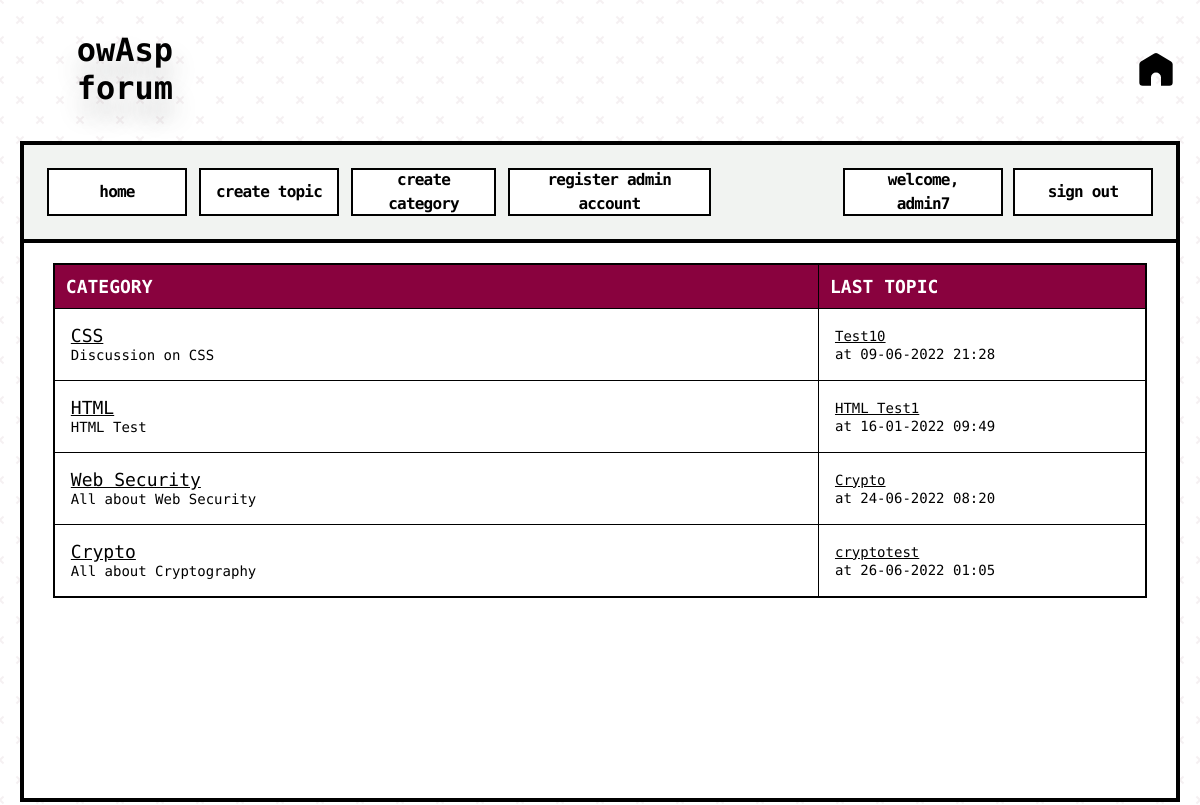
/forum/index.php (signed in), run on the app's committed database.
### tables this page shows
CREATE TABLE `categories` (
  `cat_id` int(8) NOT NULL,
  `cat_name` varchar(255) NOT NULL,
  `cat_description` varchar(255) NOT NULL
);

CREATE TABLE `topics` (
  `topic_id` int(8) NOT NULL,
  `topic_subject` varchar(255) NOT NULL,
  `topic_date` datetime NOT NULL,
  `topic_cat` int(8) NOT NULL,
  `topic_by` int(8) NOT NULL
);

### forum/index.php (the view, shortened to what this page needs)
<?php
include 'database.php';
include 'header.php';
$sql = "SELECT
			categories.cat_id,
			categories.cat_name,
			categories.cat_description,
			COUNT(topics.topic_id) AS topics
		FROM
			categories
		LEFT JOIN
			topics
		ON
			topics.topic_id = categories.cat_id
		GROUP BY
			categories.cat_id, categories.cat_name, categories.cat_description";
$result = mysqli_query($connect_database, $sql);
if(!$result)
{
	echo '<br><font style="font-size: 14px;">The categories could not be displayed, please try again later.</font><br><br>';
}
else
{
	if(mysqli_num_rows($result) == 0)
	{
		echo '<br><font style="font-size: 14px;">No categories defined yet.</font><br><br>';
	}
	else
	{
		echo '<table border="1">
			  <tr>
				<th>CATEGORY</th>
				<th>LAST TOPIC</th>
			  </tr>';
		while($row = mysqli_fetch_assoc($result))
		{
			echo '<tr>';
				echo '<td class="leftpart">';
					echo '<font style="font-size: 18px;"><a href="category.php?id=' . $row['cat_id'] . '">' . stripslashes($row['cat_name']) . '</a></font><br><font style="font-size: 14px;">' . stripslashes($row['cat_description']) . '</font>';
				echo '</td>';
				echo '<td class="rightpart">';
					$topicsql = "SELECT
									topic_id,
									topic_subject,
									topic_date,
									topic_cat
								FROM
									topics
								WHERE
									topic_cat = " . $row['cat_id'] . "
								ORDER BY
									topic_date
								DESC
								LIMIT
									1";
					$topicsresult = mysqli_query($connect_database, $topicsql);
					if(!$topicsresult)
					{
						echo '<br><font style="font-size: 14px;">Last topic could not be displayed.</font><br><br>';
					}
					else
					{
						if(mysqli_num_rows($topicsresult) == 0)
						{
							echo '<font style="font-size: 14px;">no topics</fonts>';
						}
						else
						{
							while($topicrow = mysqli_fetch_assoc($topicsresult))
							echo '<font style="font-size: 14px;"><a href="topic.php?id=' . $topicrow['topic_id'] . '">' . $topicrow['topic_subject'] . '</a><br> at ' . date('d-m-Y H:i', strtotime($topicrow['topic_date'])) . '</font>';
						}
					}
				echo '</td>';
			echo '</tr>';
		}
		echo '</table>';
	}
}
include 'footer.php';
?>

### forum/style.css (style rules this page uses)
html { font-family: "Open Sans;", sans-serif; }
body { text-align: center; }
table { border-collapse: collapse; width: 100%; border: 2px solid #000; }
table a { color: #000; }
th { background-color: #89023e; color: #ffffff; font-family: "Source Code Pro"; padding-top: 11px; padding-left: 11px; padding-bottom: 11px; font-size: 18px; }
td { padding: 16px; }
font { font-family: "Source Code Pro", monospace; font-weight: 500; font-size: 20px; }
.leftpart { width: 70%; }
.rightpart { width: 30%; }

### data on the page
categories: cat_name "CSS", cat_description "Discussion on CSS"
topics: topic_subject "Test10", topic_date "09-06-2022 21:28"
categories: cat_name "HTML", cat_description "HTML Test"
topics: topic_subject "HTML Test1", topic_date "16-01-2022 09:49"
categories: cat_name "Web Security", cat_description "All about Web Security"
topics: topic_subject "Crypto", topic_date "24-06-2022 08:20"
categories: cat_name "Crypto", cat_description "All about Cryptography"
topics: topic_subject "cryptotest", topic_date "26-06-2022 01:05"

### other printed values
$_SESSION['user_name'] "admin7"
